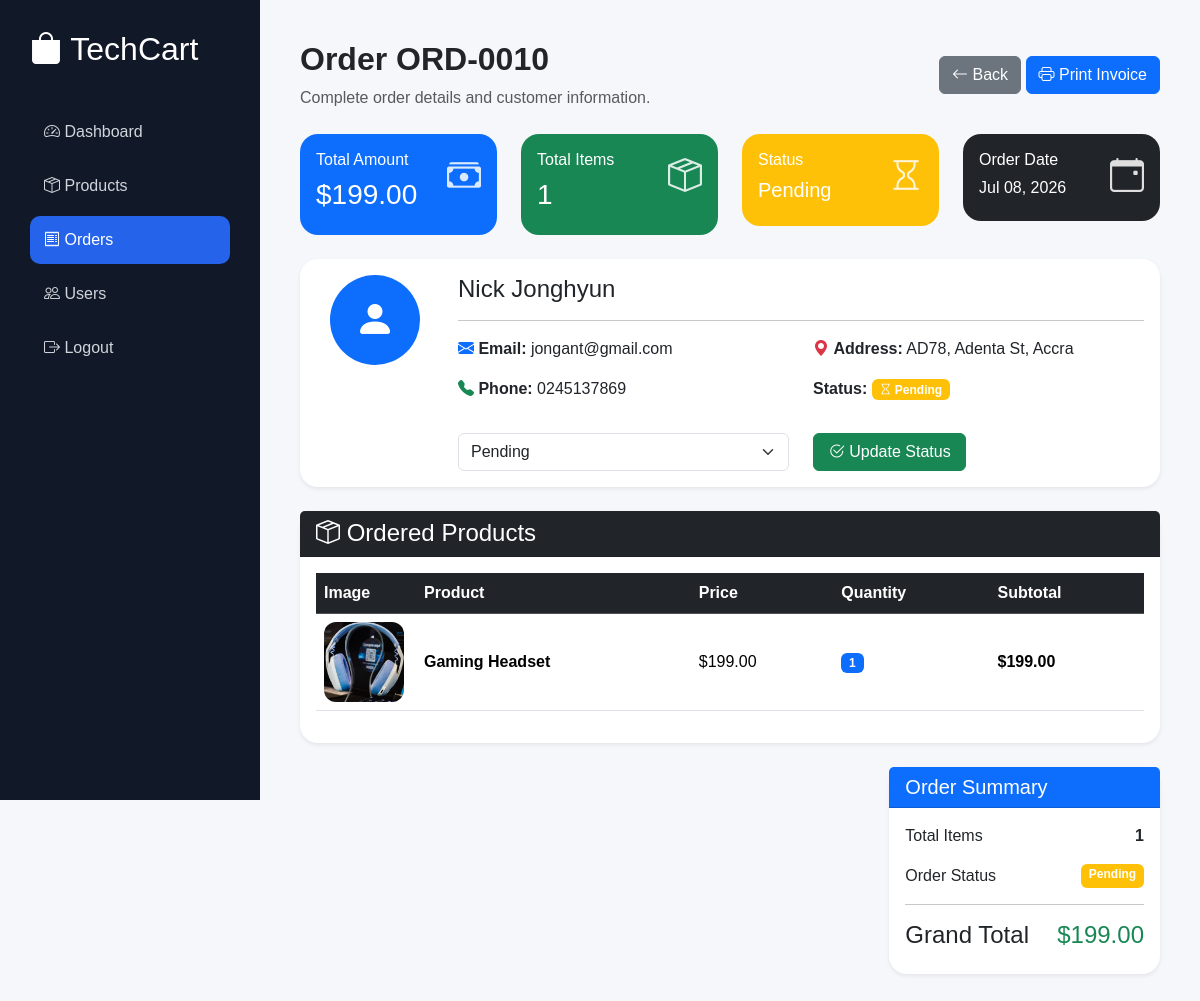
Screenshot of /admin/view_order.php?id=10 (signed in) with the database file from the repository.
### tables this page shows
CREATE TABLE `orders` (
  `id` int(11) NOT NULL,
  `user_id` int(11) DEFAULT NULL,
  `total` decimal(10,2) DEFAULT NULL,
  `order_status` varchar(50) DEFAULT 'Pending',
  `created_at` timestamp NOT NULL DEFAULT current_timestamp(),
  `customer_name` varchar(100) NOT NULL,
  `email` varchar(100) NOT NULL,
  `phone` varchar(20) NOT NULL,
  `address` text NOT NULL
);

CREATE TABLE `order_items` (
  `id` int(11) NOT NULL,
  `order_id` int(11) DEFAULT NULL,
  `product_id` int(11) DEFAULT NULL,
  `quantity` int(11) DEFAULT NULL,
  `price` decimal(10,2) DEFAULT NULL
);

CREATE TABLE `products` (
  `id` int(11) NOT NULL,
  `category_id` int(11) DEFAULT NULL,
  `product_name` varchar(150) NOT NULL,
  `description` text DEFAULT NULL,
  `price` decimal(10,2) NOT NULL,
  `discount_price` decimal(10,2) DEFAULT NULL,
  `stock` int(11) DEFAULT 0,
  `image` varchar(255) DEFAULT NULL,
  `created_at` timestamp NOT NULL DEFAULT current_timestamp()
);

### admin/view_order.php (the view, shortened to what this page needs)
<?php
require_once "../config/database.php";
$id = (int)$_GET['id'];
$orderQuery = mysqli_query(
    $conn,
    "
    SELECT *
    FROM orders
    WHERE id=$id
    "
);
$order = mysqli_fetch_assoc($orderQuery);
$orderItems = mysqli_query(
    $conn,
    "
    SELECT
        order_items.*,
        products.product_name,
        products.image
    FROM order_items
    JOIN products
    ON order_items.product_id=products.id
    WHERE order_items.order_id=$id
    "
);
$totalItems = mysqli_fetch_assoc(
    mysqli_query(
        $conn,
        "
        SELECT SUM(quantity) AS total
        FROM order_items
        WHERE order_id=$id
        "
    )
)['total'];
$statusClass = "secondary";
$statusIcon = "clock";
switch($order['order_status']){
    case "Pending":
        $statusClass="warning text-dark";
        $statusIcon="hourglass";
        break;
}
?>
<!DOCTYPE html>
<html lang="en">
<head>
<link href="https://cdn.jsdelivr.net/npm/bootstrap@5.3.7/dist/css/bootstrap.min.css" rel="stylesheet">
<link href="https://cdn.jsdelivr.net/npm/bootstrap-icons@1.13.1/font/bootstrap-icons.css" rel="stylesheet">
</head>
<body>
<div class="sidebar">
<h2>
<i class="bi bi-bag-fill"></i>
TechCart
</h2>
<a href="index.php">
<i class="bi bi-speedometer2"></i>
Dashboard
</a>
<a href="products.php">
<i class="bi bi-box-seam"></i>
Products
</a>
<a href="orders.php" class="active">
<i class="bi bi-receipt"></i>
Orders
</a>
<a href="users.php">
<i class="bi bi-people"></i>
Users
</a>
<a href="logout.php">
<i class="bi bi-box-arrow-right"></i>
Logout
</a>
</div>
<div class="main">
<div class="d-flex justify-content-between align-items-center mb-4">
<div>
<h2 class="fw-bold">
Order
ORD-<?php echo str_pad($order['id'],4,"0",STR_PAD_LEFT); ?>
</h2>
<p class="text-muted mb-0">
Complete order details and customer information.
</p>
</div>
<div>
<a
href="orders.php"
class="btn btn-secondary">
<i class="bi bi-arrow-left"></i>
Back
</a>
<button
onclick="window.print()"
class="btn btn-primary">
<i class="bi bi-printer"></i>
Print Invoice
</button>
</div>
</div>
<div class="row g-4 mb-4">
<div class="col-lg-3 col-md-6">
<div class="card bg-primary text-white">
<div class="card-body">
<div class="d-flex justify-content-between">
<div>
<h6>Total Amount</h6>
<h3>
$<?php echo number_format($order['total'],2); ?>
</h3>
</div>
<i class="bi bi-cash-stack stat-icon"></i>
</div>
</div>
</div>
</div>
<div class="col-lg-3 col-md-6">
<div class="card bg-success text-white">
<div class="card-body">
<div class="d-flex justify-content-between">
<div>
<h6>Total Items</h6>
<h3>
<?php echo $totalItems; ?>
</h3>
</div>
<i class="bi bi-box-seam stat-icon"></i>
</div>
</div>
</div>
</div>
<div class="col-lg-3 col-md-6">
<div class="card bg-<?php echo explode(' ',$statusClass)[0]; ?> text-white">
<div class="card-body">
<div class="d-flex justify-content-between">
<div>
<h6>Status</h6>
<h5>
<?php echo $order['order_status']; ?>
</h5>
</div>
<i class="bi bi-<?php echo $statusIcon; ?> stat-icon"></i>
</div>
</div>
</div>
</div>
<div class="col-lg-3 col-md-6">
<div class="card bg-dark text-white">
<div class="card-body">
<div class="d-flex justify-content-between">
<div>
<h6>Order Date</h6>
<h6>
<?php echo date("M d, Y",strtotime($order['created_at'])); ?>
</h6>
</div>
<i class="bi bi-calendar-event stat-icon"></i>
</div>
</div>
</div>
</div>
</div>
<div class="card shadow-sm mb-4">
<div class="card-body">
<div class="row">
<div class="col-lg-2 text-center">
<div class="customer-icon">
<i class="bi bi-person-fill"></i>
</div>
</div>
<div class="col-lg-10">
<h4>
<?php echo htmlspecialchars($order['customer_name']); ?>
</h4>
<hr>
<div class="row">
<div class="col-md-6">
<p>
<i class="bi bi-envelope-fill text-primary"></i>
<strong>Email:</strong>
<?php echo htmlspecialchars($order['email']); ?>
</p>
<p>
<i class="bi bi-telephone-fill text-success"></i>
<strong>Phone:</strong>
<?php echo htmlspecialchars($order['phone']); ?>
</p>
</div>
<div class="col-md-6">
<p>
<i class="bi bi-geo-alt-fill text-danger"></i>
<strong>Address:</strong>
<?php echo htmlspecialchars($order['address']); ?>
</p>
<p>
<strong>Status:</strong>
<span class="badge bg-<?php echo explode(' ',$statusClass)[0]; ?>">
<i class="bi bi-<?php echo $statusIcon; ?>"></i>
<?php echo $order['order_status']; ?>
</span>
</p>
</div>
</div>
<form method="POST" class="mt-3">
<div class="row">
<div class="col-md-6">
<select
name="status"
class="form-select">
<?php
$statuses=[
"Pending",
"Processing",
"Shipped",
"Delivered",
"Cancelled"
];
foreach($statuses as $status){
?>
<option
value="<?php echo $status;?>"
<?php if($status==$order['order_status']) echo "selected"; ?>>
<?php echo $status; ?>
</option>
<?php } ?>
</select>
</div>
<div class="col-md-3">
<button
class="btn btn-success w-100">
<i class="bi bi-check2-circle"></i>
Update Status
</button>
</div>
</div>
</form>
</div>
</div>
</div>
</div>
<div class="card shadow-sm">
<div class="card-header bg-dark text-white">
<h4 class="mb-0">
<i class="bi bi-box-seam"></i>
Ordered Products
</h4>
</div>
<div class="card-body">
<div class="table-responsive">
<table class="table table-hover align-middle">
<thead class="table-dark">
<tr>
<th>Image</th>
<th>Product</th>
<th>Price</th>
<th>Quantity</th>
<th>Subtotal</th>
</tr>
</thead>
<tbody>
<?php
$grandTotal = 0;
if(mysqli_num_rows($orderItems)>0){
while($item=mysqli_fetch_assoc($orderItems)){
$subtotal = $item['price'] * $item['quantity'];
$grandTotal += $subtotal;
$image = "../assets/images/".$item['image'];
?>
<tr>
<td width="100">
<?php if(!empty($item['image']) && file_exists($image)){ ?>
<img
src="<?php echo $image; ?>"
width="80"
height="80"
style="object-fit:cover;border-radius:12px;">
<?php } ?>
</td>
<td>
<strong>
<?php echo htmlspecialchars($item['product_name']); ?>
</strong>
</td>
<td>
$<?php echo number_format($item['price'],2); ?>
</td>
<td>
<span class="badge bg-primary">
<?php echo $item['quantity']; ?>
</span>
</td>
<td>
<strong>
$<?php echo number_format($subtotal,2); ?>
</strong>
</td>
</tr>
<?php }
} ?>
</tbody>
</table>
</div>
</div>
</div>
<div class="row mt-4">
<div class="col-lg-8">
</div>
<div class="col-lg-4">
<div class="card shadow-sm">
<div class="card-header bg-primary text-white">
<h5 class="mb-0">
Order Summary
</h5>
</div>
<div class="card-body">
<div class="d-flex justify-content-between mb-3">
<span>Total Items</span>
<strong>
<?php echo $totalItems; ?>
</strong>
</div>
<div class="d-flex justify-content-between mb-3">
<span>Order Status</span>
<span class="badge bg-<?php echo explode(' ',$statusClass)[0]; ?>">
<?php echo $order['order_status']; ?>
</span>
</div>
<hr>
<div class="d-flex justify-content-between">
<h4>
Grand Total
</h4>
<h4 class="text-success">
$<?php echo number_format($grandTotal,2); ?>
</h4>
</div>
</div>
</div>
</div>
</div>
</div>
</body>
</html>

### admin/view_order.php (style rules this page uses)
body { background:#f5f7fb; font-family:Poppins,sans-serif; }
.sidebar { position:fixed; left:0; top:0; width:260px; height:100vh; background:#111827; padding:30px; }
.sidebar h2 { color:#fff; margin-bottom:40px; }
.sidebar a { display:block; text-decoration:none; color:#d1d5db; padding:12px 14px; margin-bottom:6px; border-radius:10px; transition:.25s; }
.sidebar .active { background:#2563eb; color:white; }
.main { margin-left:260px; padding:40px; }
.card { border:none; border-radius:18px; transition:.25s; }
.stat-icon { font-size:34px; opacity:.85; }
.customer-icon { width:90px; height:90px; background:#0d6efd; color:white; border-radius:50%; display:flex; align-items:center; justify-content:center; font-size:40px; margin:auto; }

### rows the page displays
orders: id "0010", total "199.00", order_status "Pending", created_at "Jul 08, 2026", customer_name "Nick Jonghyun", email "jongant@gmail.com", phone "0245137869", address "AD78, Adenta St, Accra", status "Pending"
order_items: product.image (picture), product.product_name "Gaming Headset", price "199.00", quantity "1"

### other values shown
$totalItems "1"
$grandTotal "199.00"
